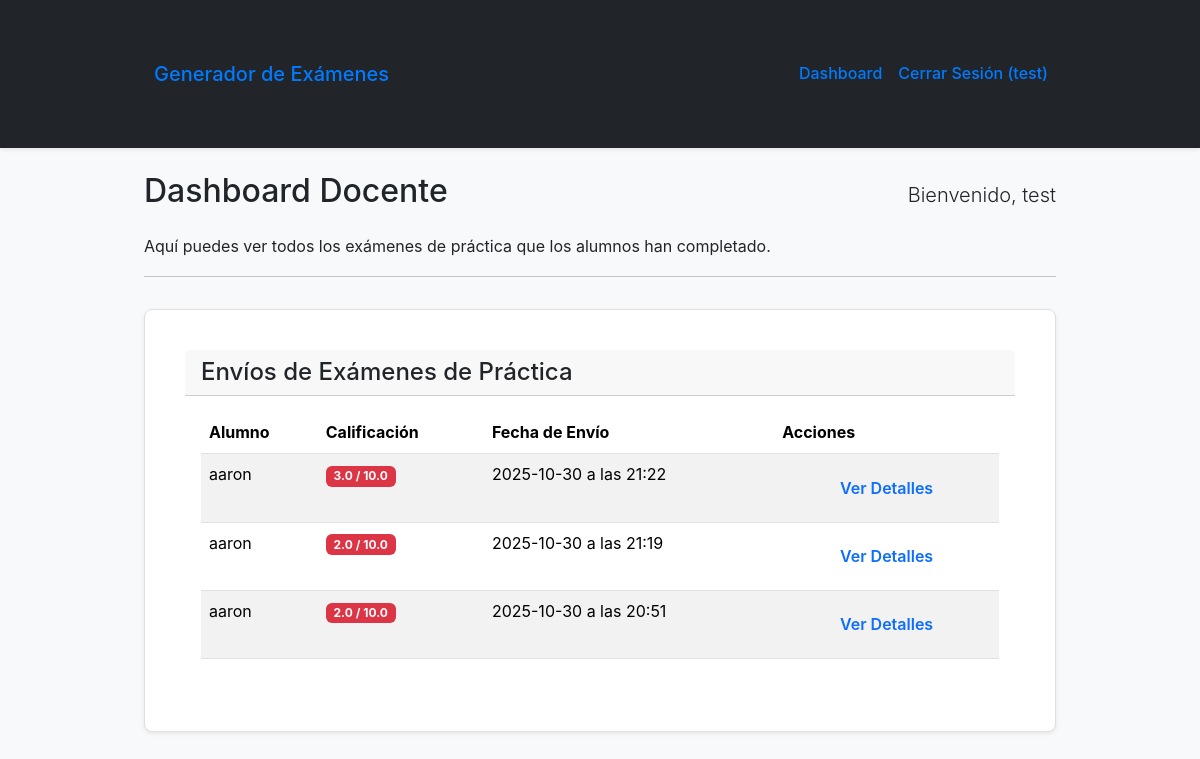
Before: /dashboard (signed in) with the older database file.
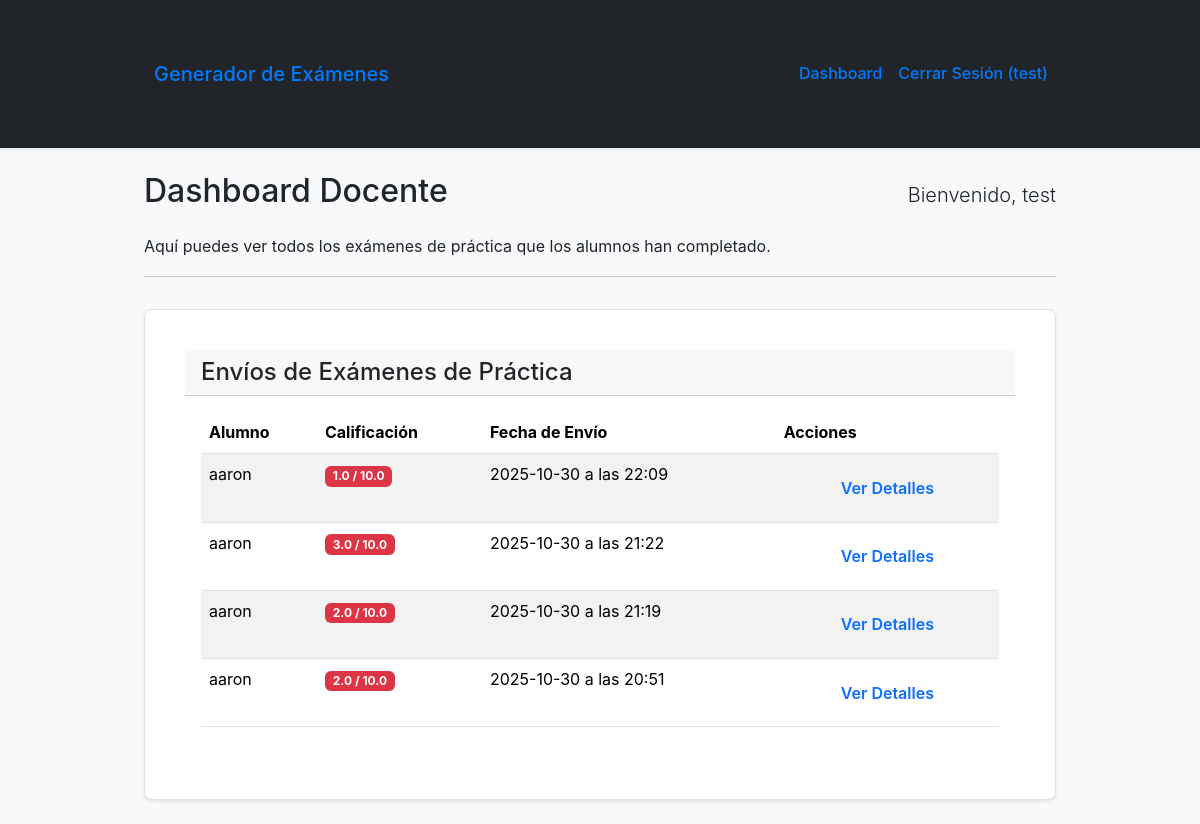
After: the same page with the newer database file.
### app/models.py (models this page shows, shortened)
class Usuario(db.Model, UserMixin):
    __tablename__ = 'usuarios'
    id = db.Column(db.Integer, primary_key=True)
    nombre = db.Column(db.String(120), nullable=False)
    email = db.Column(db.String(120), unique=True, nullable=False, index=True)
    password_hash = db.Column(db.String(255), nullable=False)
    rol = db.Column(db.String(50), nullable=False, default='alumno')
    fecha_registro = db.Column(db.DateTime, default=datetime.utcnow)
    examenes_creados = db.relationship('Examen', backref='creador', lazy='dynamic')
    respuestas_enviadas = db.relationship('RespuestaAlumno', backref='alumno', lazy='dynamic')

class RespuestaAlumno(db.Model):
    __tablename__ = 'respuestas_alumnos'
    id = db.Column(db.Integer, primary_key=True)
    examen_id = db.Column(db.Integer, db.ForeignKey('examenes.id'), nullable=True)
    alumno_id = db.Column(db.Integer, db.ForeignKey('usuarios.id'), nullable=False)
    respuestas_json = db.Column(db.JSON, nullable=False)
    preguntas_json = db.Column(db.JSON, nullable=True)
    pdf_path = db.Column(db.String(255))
    calificacion = db.Column(db.Float)
    fecha_envio = db.Column(db.DateTime, default=datetime.utcnow)

### app/main.py (the view)
@main.route('/dashboard')
@login_required
def dashboard():
    if current_user.rol == 'alumno':
        try:
            preguntas_generadas = []
            for i in range(10): # Genera 10 preguntas
                preguntas_generadas.append(generar_pregunta_dict())
            session['practice_exam'] = preguntas_generadas
            return render_template(
                'dashboard_alumno_practice.html',
                usuario=current_user,
                preguntas=preguntas_generadas
            )
        except Exception as e:
            flash(f'Error al generar el examen de práctica: {e}', 'danger')
            return render_template('dashboard_alumno_practice.html', usuario=current_user, preguntas=[])
    elif current_user.rol == 'docente':
        try:
            respuestas_practica = RespuestaAlumno.query.filter_by(examen_id=None)\
                                                        .order_by(RespuestaAlumno.fecha_envio.desc())\
                                                        .all()
            return render_template(
                'dashboard_docente.html',
                usuario=current_user,
                respuestas=respuestas_practica
            )
        except Exception as e:
            flash(f'Error al cargar las respuestas de los alumnos: {e}', 'danger')
            return render_template('dashboard_docente.html', usuario=current_user, respuestas=[])
    else:
        flash('Rol de usuario no reconocido.', 'warning')
        return redirect(url_for('main.index'))

### app/__init__.py (called while the page is built)
@login_manager.user_loader
def load_user(user_id):
    from .models import Usuario
    return db.session.get(Usuario, int(user_id))

### app/templates/dashboard_docente.html (shortened to what this page needs)
{% extends "base.html" %}
{% block content %}
    <div class="d-flex justify-content-between align-items-center mb-3">
        <h2>Dashboard Docente</h2>
        <p class="lead mb-0">Bienvenido, {{ usuario.nombre }}</p>
    </div>
    <p>Aquí puedes ver todos los exámenes de práctica que los alumnos han completado.</p>
    <hr>
    <div class="card shadow-sm">
        <div class="card-header">
            <h4 class="mb-0">Envíos de Exámenes de Práctica</h4>
        </div>
        <div class="card-body">
            {% if respuestas %}
            <table class="table table-striped table-hover">
                <thead>
                    <tr>
                        <th scope="col">Alumno</th>
                        <th scope="col">Calificación</th>
                        <th scope="col">Fecha de Envío</th>
                        <th scope="col">Acciones</th>
                    </tr>
                </thead>
                <tbody>
                    {% for r in respuestas %}
                    <tr>
                        <td> {{ r.alumno.nombre }}</td>
                        <td>
                            <span class="badge
                                {% if r.calificacion >= 8 %} bg-success
                                {% elif r.calificacion >= 6 %} bg-warning text-dark
                                {% else %} bg-danger
                                {% endif %}">
                                {{ "%.1f"|format(r.calificacion) }} / 10.0
                            </span>
                        </td>
                        <td>{{ r.fecha_envio.strftime('%Y-%m-%d a las %H:%M') }}</td>
                        <td>
                            <a href="{{ url_for('main.ver_respuesta', respuesta_id=r.id) }}"
                               class="btn btn-sm btn-outline-primary">
                               Ver Detalles
                            </a>
                        </td>
                    </tr>
                    {% endfor %}
                </tbody>
            </table>
            {% else %}
                <div class="alert alert-info" role="alert">
                    Aún no hay ningún examen de práctica enviado por los alumnos.
                </div>
            {% endif %}
        </div>
    </div>
{% endblock %}

### app/templates/base.html (shortened to what this page needs)
<!DOCTYPE html>
<html lang="es">
<head>
    <link href="https://cdn.jsdelivr.net/npm/bootstrap@5.3.3/dist/css/bootstrap.min.css"
          rel="stylesheet"
>
    <link rel="stylesheet" href="{{ url_for('static', filename='css/style.css') }}">
</head>
<body class="bg-light">
    <nav class="navbar navbar-expand-lg navbar-dark bg-dark shadow-sm">
        <div class="container">
            <a class="navbar-brand" href="{{ url_for('main.index') }}">Generador de Exámenes</a>
            <div class="collapse navbar-collapse" id="navbarNav">
                <ul class="navbar-nav ms-auto">
                    {% if current_user.is_authenticated %}
                        <li class="nav-item">
                            <a class="nav-link" href="{{ url_for('main.dashboard') }}">Dashboard</a>
                        </li>
                        <li class="nav-item">
                            <a class="nav-link" href="{{ url_for('auth.logout') }}">Cerrar Sesión ({{ current_user.nombre }})</a>
                        </li>
                    {% endif %}
                </ul>
            </div>
        </div>
    </nav>
    <main class="container my-4">
        {% block content %}{% endblock %}
    </main>
</body>
</html>

### app/static/css/style.css (style rules this page uses)
:root { --color-primario: #007bff; --color-secundario: #6c757d; --color-exito: #28a745; --color-peligro: #dc3545; --color-fondo: #f8f9fa; --color-tarjeta: #ffffff; --color-texto: #212529; --sombra-tarjeta: 0 4px 12px rgba(0, 0, 0, 0.05); --borde-radio: 8px; }
body { font-family: -apple-system, BlinkMacSystemFont, "Segoe UI", Roboto, "Helvetica Neue", Arial, sans-serif; margin: 0; padding: 0; background-color: var(--color-fondo); color: var(--color-texto); line-height: 1.6; }
.container { max-width: 960px; margin: 2em auto; padding: 0 1.5em; }
.navbar { background-color: var(--color-tarjeta); padding: 1em 2em; box-shadow: var(--sombra-tarjeta); display: flex; justify-content: space-between; align-items: center; }
.navbar a { text-decoration: none; color: var(--color-primario); font-weight: 500; padding: 0.5em; }
.card { background-color: var(--color-tarjeta); border: 1px solid #e0e0e0; border-radius: var(--borde-radio); box-shadow: var(--sombra-tarjeta); padding: 2.5em; margin-top: 2em; }
.btn { display: inline-block; width: 100%; padding: 0.85em 1.2em; font-size: 1rem; font-weight: 600; text-align: center; text-decoration: none; cursor: pointer; border: none; border-radius: 4px; transition: background-color 0.2s ease, transform 0.1s ease; }

Changed rows visible on the page:
added RespuestaAlumno: alumno.nombre "aaron", calificacion "1.0", fecha_envio "2025-10-30 a las 22:09"
